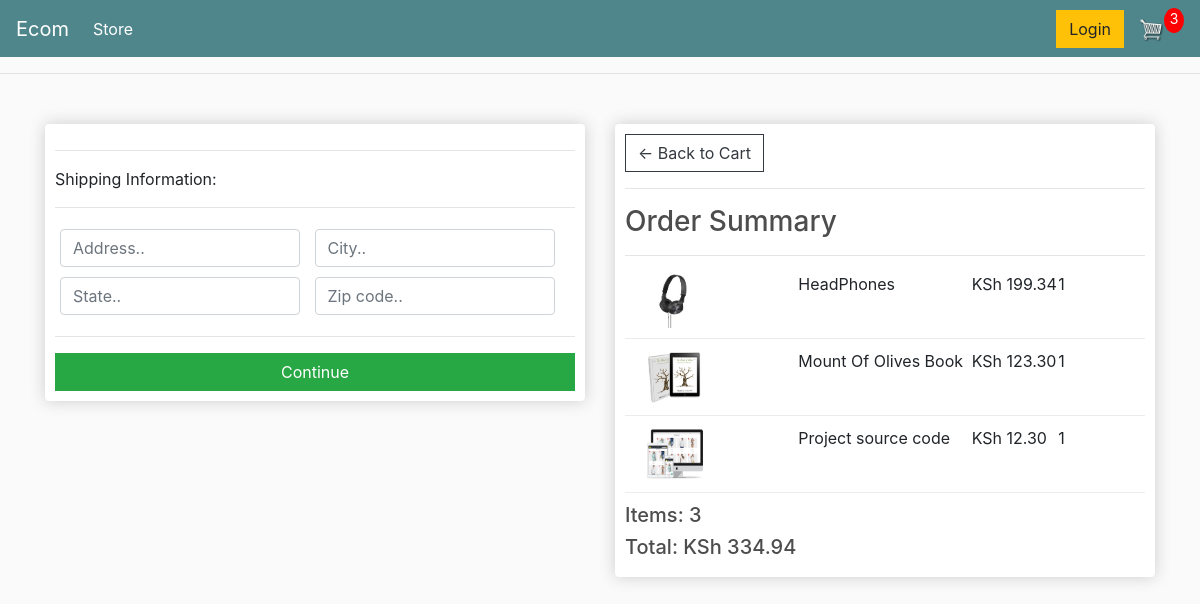
Screenshot of /checkout/ (signed in) with the database file from the repository.
### store/models.py (models this page shows, shortened)
class OrderItem(models.Model):
    product = models.ForeignKey(Product, on_delete=models.SET_NULL, blank=True, null=True)
    order = models.ForeignKey(Order, on_delete=models.SET_NULL, blank=True, null=True)
    quantity = models.IntegerField(default=0, null=True, blank=True)
    date_added = models.DateTimeField(auto_now_add=True)
    @property
    def get_total(self):
        total = self.product.price * self.quantity
        return total

class Product(models.Model):
    name = models.CharField(max_length=200, null=True)
    price = models.DecimalField(max_digits=7, decimal_places=2)
    digital = models.BooleanField(default=False, null=True, blank=True)
    image = models.ImageField(null=True, blank=True)
    @property
    def imageURL(self):
        try:
            url = self.image.url
        except:
           url = ""
        return url

class Order(models.Model):
   customer = models.ForeignKey(Customer, on_delete=models.SET_NULL, blank=True, null=True)
   date_ordered = models.DateTimeField(auto_now_add=True)
   complete = models.BooleanField(default=False, null=True, blank=False)
   transaction_id = models.CharField(max_length=200, null=True)
   @property
   def get_cart_total(self):
        order_items = self.orderitem_set.all()
        total = sum([item.get_total for item in order_items])
        return total
   @property
   def shipping(self):
        shipping = False
        orderItems = self.orderitem_set.all()
        for i in orderItems:
            if i.product.digital == False:
                shipping = True
        return shipping
   @property
   def get_cart_items(self):
        order_items = self.orderitem_set.all()
        total = sum([item.quantity for item in order_items])
        return total

### store/views.py (the view)
# urls.py: path('checkout/', views.checkout, name='checkout'),
def checkout(request):
    data = cartData(request)
    cartItems = data['cartItems']
    order = data['order']
    items = data['items']
    context = {'items':items, 'order':order, 'cartItems': cartItems}
    return render(request, 'store/checkout.html', context)

### store/utils.py (called while the page is built)
def cartData(request):
    if request.user.is_authenticated:
        customer = request.user.customer
        order, created = Order.objects.get_or_create(customer=customer, complete=False)
        items = order.orderitem_set.all()
        cartItems = order.get_cart_items
    else:
        cookieData = cookieCart(request)
        cartItems = cookieData['cartItems']
        order = cookieData['order']
        items = cookieData['items']
    return {'items':items, 'order':order, 'cartItems': cartItems}

### store/templates/store/checkout.html (shortened to what this page needs)
{% extends 'store/main.html' %}
{% load static %}
{% block content %}
     <div class="row">
          <div class="col-lg-6">
               <div class="box-element" id="form-wrapper">
                    <form id="form">
                         <div id="shipping-info">
                              <hr>
                              <p>Shipping Information:</p>
                              <hr>
                              <div class="form-field">
                                   <input class="form-control" type="text" name="address" placeholder="Address..">
                              </div>
                              <div class="form-field">
                                   <input class="form-control" type="text" name="city" placeholder="City..">
                              </div>
                              <div class="form-field">
                                   <input class="form-control" type="text" name="state" placeholder="State..">
                              </div>
                              <div class="form-field">
                                   <input class="form-control" type="text" name="zipcode" placeholder="Zip code..">
                              </div>
                         </div>
                         <hr>
                         <input id="form-button" class="btn btn-success btn-block" type="submit" value="Continue">
                    </form>
              </div>
               <br>
          </div>
          <div class="col-lg-6">
            <div class="box-element">
               <a class="btn btn-outline-dark" href="{% url 'cart' %}">&#x2190; Back to Cart </a>
               <hr>
               <h3>Order Summary</h3>
               <hr>
               {% for item in items %}
               <div class="cart-row">
                    <div style="flex:2"><img class="row-image" src="{{item.product.imageURL}}"></div>
                    <div style="flex:2"><p> {{item.product.name}}</p></div>
                    <div style="flex:1"><p> KSh {{item.product.price}}</p></div>
                    <div style="flex:1"><p> {{item.quantity}}</p></div>
               </div>
               {% endfor %}
               <h5>Items:   {{order.get_cart_items}}</h5>
               <h5>Total:   KSh {{order.get_cart_total| floatformat:2}}</h5>
          </div>
     </div>
{% endblock content %}

### static/css/main.css (style rules this page uses)
body { background-color: hsl(0, 0%, 98%); }
h1,h2,h3,h4,h5,h6 { color:hsl(0, 0%, 30%); }
.box-element { box-shadow:hsl(0, 0%, 80%) 0 0 16px; background-color: #fff; border-radius: 4px; padding: 10px; }
.col-lg-4, .col-lg-6, .col-lg-8, .col-lg-12 { margin-top: 10px; }
.btn { border-radius: 0; }
.row-image { width: 100px; }
.form-field { width:250px; display: inline-block; padding: 5px; }
.cart-row { display: flex; align-items: flex-stretch; padding-bottom: 10px; margin-bottom: 10px; border-bottom: 1px solid #ececec; }

### rows the page displays
OrderItem: product.imageURL (picture), product.name "HeadPhones", product.price "199.34", quantity "1"
OrderItem: product.imageURL (picture), product.name "Mount Of Olives Book", product.price "123.30", quantity "1"
OrderItem: product.imageURL (picture), product.name "Project source code", product.price "12.30", quantity "1"
Order: get_cart_items "3", get_cart_total "334.94"

### other values shown
{{ cartItems }} "3"
